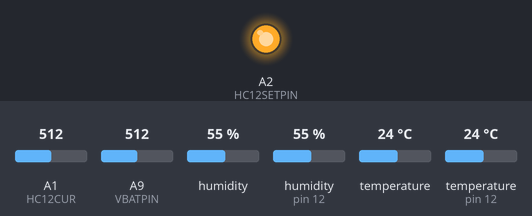
A sketch run on a simulated Arduino Mega 2560, built with avr-gcc and run on an emulated ATmega2560. Shown: output pins drawn as LEDs (lit = HIGH). The inputs (shaded band) are chosen by the test bench; at power-on: A1 (HC12CUR) = 512, A9 (VBATPIN) = 512, humidity 55 %, humidity (sensor on pin 12) 55 %, temperature 24 °C, temperature (sensor on pin 12) 24 °C. The modem accepts every AT command (registered, SIM ready, sends succeed) and sends nothing else; pins used as bus, display or sensor lines are not drawn.

Above: at 0.05 s.
Timing chart, 0 to 3.0 s (numbered marks = the images above):
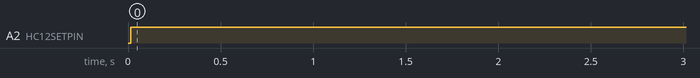

Measured:
- by itself, A2 (HC12SETPIN): HIGH → LOW at 9.9 s, → HIGH 0.25 s later, → LOW 0.28 s later, → HIGH 0.25 s later, … (4 changes in this stretch)

The sketch:

AT32u4_Garden_Sensor_SoilAir.ino
```cpp
// (licence header left out)
#define DEBUG_HUB;

#include <SoftwareSerial.h>
#include <LowPower.h>
#include <CRC32.h>
#include <ArduinoJson.h>
#include <DHT.h>
#include <DFRobot_SHT20.h>

#define VBATPIN A9
#define RSTPIN A0
#define HC12RST A3
#define HC12CUR A1
#define HC12SETPIN A2

constexpr char devID = '2';
constexpr char hubID = '0';
constexpr char* location = "MainFrontGarden";
constexpr char* devicetype = "SoilAirSensor";

/* Sensor previous status 0 = OK
                          1 = Sensor error
						  2 = Sleep issue
						  3 = Reboot
*/
uint8_t sensorPreviousStatus = 0;

DFRobot_SHT20 sht20;

const uint8_t MAX_RETRY = 3;
const uint8_t MSGSIZE = 200;
// CRC buffer max size
const uint8_t MAX_CRC_BUFFER_SIZE = 180;
const uint8_t JSONMSG = 220;
const uint16_t TIMEOUT_ACK = 3000;   // timeout in milli second after sending a message

const char atSleep[] = { 'O','K','+','S','L','E','E','P','\r','\n'};

// Arg receive, transmit
SoftwareSerial softSerial(11, 10);

// sending status
// bit 0 >> sensor data acquired
// bit 1 >> message ready
// bit 2 >> pending ACK
// bit 3 >> receive ACK
// bit 4 >> fail

#define DHTPIN 12 // what digital pin we're connected to
#define DHTTYPE DHT22

DHT dht22(DHTPIN, DHTTYPE);
float air_temperature = 0, air_humidity = 0, soil_temperature = 0, soil_humidity = 0, bat_voltage = 0;

// the setup function runs once when you press reset or power the board
void setup() {
#ifdef DEBUG_HUB  //Debug info
	softSerial.begin(9600);
	softSerial.println("** Setup **");
#endif
	// Start the Serial hardware & software
	Serial1.begin(9600);

	// Set the HC-12 in transmitter mode
	digitalWrite(RSTPIN, HIGH);
	digitalWrite(HC12RST, HIGH);
	pinMode(RSTPIN, OUTPUT);
	pinMode(HC12RST, OUTPUT);
	pinMode(HC12SETPIN, OUTPUT);
	pinMode(HC12CUR, INPUT);
	digitalWrite(HC12SETPIN, HIGH);

	// start the sensors
	dht22.begin();

	// Init SHT20 Sensor
	sht20.initSHT20();
}

// format the json message
size_t formatJsonMessage(char* payLoad, const uint8_t size)
{
	StaticJsonDocument<JSONMSG> jsonDoc;

	// prepare the json message
	jsonDoc["deviceid"] = devID;
	jsonDoc["location"] = location;
	jsonDoc["devicetype"] = devicetype;
	char tempBuf[6];
	jsonDoc["AirTemp"] = dtostrf(air_temperature, 3, 1, tempBuf);
	jsonDoc["AirHum"] = dtostrf(air_humidity, 3, 1, tempBuf);
	jsonDoc["SoilTemp"] = dtostrf(soil_temperature, 3, 1, tempBuf);
	jsonDoc["SoilHum"] = dtostrf(soil_humidity, 3, 1, tempBuf);
	jsonDoc["BattVoltage"] = bat_voltage; //dtostrf(bat_voltage, 3, 2, tempBuf);
	jsonDoc["Status"] = sensorPreviousStatus;

#ifdef DEBUG_HUB  //Debug info
	softSerial.println("Json without CRC32.");
	serializeJson(jsonDoc, softSerial);
	softSerial.println();
#endif

	char crc32Buffer[MAX_CRC_BUFFER_SIZE];
	serializeJson(jsonDoc, crc32Buffer);
	uint32_t checksum = CRC32::calculate(crc32Buffer, strlen(crc32Buffer));
	jsonDoc["CRC32"] = checksum;

#ifdef DEBUG_HUB  //Debug info
	softSerial.println("Json with CRC32.");
	softSerial.print("Json length = ");
	softSerial.println(measureJson(jsonDoc));
	serializeJson(jsonDoc, softSerial);
	softSerial.println();
#endif

	// copy the json message to the buffer
	if (measureJson(jsonDoc) < size - 1)
	{
		return serializeJson(jsonDoc, payLoad, size);
	}
	else
	{
		// buffer overflow
		return 0;
	}
}

bool SetHC12ToSleep()
{
	// set the HC-12 to sleep by entering AT command AT+SLEEP followed by exiting the AT mode
	digitalWrite(HC12SETPIN, LOW);
	// 50 ms are required for the HC-12 to change mode
	delay(50);
	Serial1.println("AT+SLEEP");
	delay(200);
	// read the response from the HC-12
	String hc12Response = "";
	char hc12Receive;
	while (Serial1.available())
	{
		hc12Receive = Serial1.read();
		hc12Response += char(hc12Receive);
		if (hc12Receive == '\n') exit;
	}
	digitalWrite(HC12SETPIN, HIGH);
	delay(25);

#ifdef DEBUG_HUB  //Debug info
	softSerial.print("HC-12 response 200 = ");
	softSerial.println(hc12Response);
	softSerial.print("HC12 current = ");
	softSerial.println(analogRead(HC12CUR) * 3);
#endif

	// test if the HC12 is sleeping by measuring the drain current
	if (analogRead(HC12CUR) == 0) return 1;
	else return 0;
}

// the loop function runs over and over again until power down or reset
void loop() {
	static uint32_t counterMillis = 0;
	static uint8_t measure_retry, msg_retry, send_retry, sendStatus;
	static int8_t command = 0, channel = 0;
	static uint16_t interval = 79;
	static uint8_t interval_byte = 0;
	static char msgBuffer[MSGSIZE];
	static char recBuf[10] = { 0,0,0,0,0,0,0,0,0 };
	static uint8_t recpos = 0;
	static size_t msgLength;
	static bool myID = false;

#ifdef DEBUG_HUB  //Debug info
	softSerial.print("Status = ");
	softSerial.println(sendStatus);
#endif

	if ((sendStatus == 0) && measure_retry < MAX_RETRY) {
		counterMillis = millis();
		// wake up the
		// get the DHT22 sensor data, reading interval need to be bigger than 2 sec
		// Reading temperature or humidity takes about 250 milliseconds!
		air_humidity = dht22.readHumidity();
		// Read temperature as Celsius (the default)
		air_temperature = dht22.readTemperature();
		// get the SHT20 sensor data
		soil_humidity = sht20.readHumidity();
		soil_temperature = sht20.readTemperature();
		// measure the voltage of the battery, add a pre read and a delay to stabilize the reading
		analogRead(VBATPIN);
		delay(10);
		bat_voltage = analogRead(VBATPIN);
		bat_voltage *= 2;    // divided by 2 on the board, so multiply back
		bat_voltage *= 3.3;  // Multiply by 3.3V, the reference voltage
		bat_voltage /= 1024; // convert to voltage

		if (isnan(air_humidity) || isnan(air_temperature) || isnan(soil_humidity) || isnan(soil_temperature))
		{
			measure_retry++;
			Serial1.println("Sensor error.");
			sensorPreviousStatus = 1;
			if (measure_retry > 2)
			{
				sendStatus = 16;
				measure_retry = 0;
			}
		}
		else
		{
#ifdef DEBUG_HUB  //Debug info
			softSerial.print("Elapse time for sensor measure = ");
			softSerial.println(millis() - counterMillis);
			softSerial.print("Air Temp = ");
			softSerial.println(air_temperature);
			softSerial.print("Air Humidity = ");
			softSerial.println(air_humidity);
			softSerial.print("Soil Temp = ");
			softSerial.println(soil_temperature);
			softSerial.print("Soil Humidity = ");
			softSerial.println(soil_humidity);
			softSerial.print("Battery Voltage = ");
			softSerial.println(bat_voltage);
#endif
			sendStatus = 1;
			measure_retry = 0;
		}
	}

	// format the message once per measure
	if ((sendStatus == 1) && (send_retry == 0) && (msg_retry < MAX_RETRY))
	{
		counterMillis = millis();
		// prepare the json message
		msgLength = formatJsonMessage(msgBuffer, MSGSIZE);
		if (msgLength > 0)
		{
			sendStatus = 2;
			msg_retry = 0;
		}
		// message invalid
		else
		{
			msg_retry++;
			if (msg_retry == MAX_RETRY)
			{
				sendStatus = 16;
				Serial1.println("Message invalid");
			}
		}
#ifdef DEBUG_HUB  //Debug info
		softSerial.print("Elapse time for formating message = ");
		softSerial.println(millis() - counterMillis);
#endif
	}

	// send the message and wait for the reply, retry if not successful
	if ((sendStatus == 2) && (send_retry < MAX_RETRY)) {
		// start the time counter
		counterMillis = millis();
		// format the message
		Serial1.write(2);
		Serial1.print(msgLength);
		Serial1.print(":");
		Serial1.write(devID);
		Serial1.print(":");
		Serial1.write(hubID);
		Serial1.write(3);
		Serial1.write(msgBuffer);
		Serial1.println();
		// reset status
		sensorPreviousStatus = 0;

#ifdef DEBUG_HUB  //Debug info
		softSerial.print("HC12 current = ");
		softSerial.println(analogRead(HC12CUR)*3);
		softSerial.write(2);
		softSerial.print(msgLength);
		softSerial.print(":");
		softSerial.write(devID);
		softSerial.print(":");
		softSerial.write(hubID);
		softSerial.write(3);
		softSerial.println(msgBuffer);
#endif
		// pending acknowledgment
		sendStatus = 4;

		// increase the retry counter
		send_retry++;
	}

	// once the message is send, wait for the acknowledgment or timeout
	if (sendStatus == 4)
	{
#ifdef DEBUG_HUB  //Debug info
		softSerial.print("Elapse time since message sent = ");
		softSerial.println(millis() - counterMillis);
#endif
		if ((millis() - counterMillis) < TIMEOUT_ACK) {
			if (Serial1.available())
			{
				uint8_t input = Serial1.read();
#ifdef DEBUG_HUB  //Debug info
				softSerial.print("received character ");
				softSerial.print(recpos);
				softSerial.print(" = ");
				softSerial.println(input, DEC);
#endif
				if (input != 10)
				{
					recBuf[recpos] = input;
					if (recpos < 9) recpos++;
				}
				else
				{
					// process the received buffer
					recBuf[recpos] = 0;
					recpos = 0;
#ifdef DEBUG_HUB  //Debug info
					softSerial.print("Received Buffer = ");
					softSerial.println(recBuf);
#endif
					// check if the message is for me
					if (recBuf[0] == devID)
					{
#ifdef DEBUG_HUB  //Debug info
						softSerial.println("Message for me...");
#endif
						switch (recBuf[1])
						{
						case 6:  // ACK
							sendStatus = 8;
							send_retry = 0;
							break;
						case 21: // NACK
							sendStatus = 2;
							if (send_retry >= MAX_RETRY) sendStatus = 16;
							break;
						case 22: // Reset HC-12
							sensorPreviousStatus = 2;
							digitalWrite(HC12RST, LOW);
							delay(200);
							digitalWrite(HC12RST, HIGH);
						case 24: // Reset device
							sensorPreviousStatus = 3;
							digitalWrite(RSTPIN, LOW);
						case 17: // set interval
							recBuf[0] = 32; recBuf[1] = 32;
							interval = atoi(recBuf);
#ifdef DEBUG_HUB  //Debug info
							softSerial.print("interval=");
							softSerial.println(interval);
#endif
							break;
						case 18: // set channel
							recBuf[0] = 32; recBuf[1] = 32;
							uint8_t desiredChannel = atoi(recBuf);
#ifdef DEBUG_HUB  //Debug info
							softSerial.print("Channel = ");
							softSerial.println(desiredChannel);
#endif
							if (channel != desiredChannel)
							{
								channel = desiredChannel;
								// set the HC-12 channel by entering AT command AT+Cxxx followed by exiting the AT mode
								digitalWrite(HC12SETPIN, LOW);
								// 50 ms are required for the HC-12 to change mode
								delay(50);
								char c[4];
								sprintf(c, "AT+C%03u", input);
#ifdef DEBUG_HUB  //Debug info
								softSerial.println(c);
#endif
								//Serial1.println(c);
								delay(50);
								digitalWrite(HC12SETPIN, HIGH);
								delay(50);
							}
						}
					}
				}
			}
		}
		// flag time out
		else
		{
			sendStatus = 2;
			if (send_retry >= MAX_RETRY) sendStatus = 16;
#ifdef DEBUG_HUB  //Debug info
			softSerial.println("ACK time out.");
#endif
		}
	}

	// get to sleep for saving energy if the message has been received or time out
	if ((sendStatus > 4) || (send_retry > MAX_RETRY)) {
		// set the HC-12 to sleep with a recovery safe
		if (!SetHC12ToSleep())
		{
			sensorPreviousStatus = 2;
			digitalWrite(HC12RST, LOW);
			delay(200);
			digitalWrite(HC12RST, HIGH);
			if (!SetHC12ToSleep())
			{
				sensorPreviousStatus = 3;
				digitalWrite(RSTPIN, LOW);
			}
		}
#ifdef DEBUG_HUB  //Debug info
		softSerial.print("Sleeping for ");
		softSerial.print(interval * 8);
		softSerial.println(" sec");
		delay(25);
#endif
		// Set the 32u4 into sleep mode
		for (uint16_t i = 0; i < interval; i++)
		{
			// Enter power down state for 8 s with ADC and BOD module disabled
			LowPower.powerDown(SLEEP_8S, ADC_OFF, BOD_OFF);
		}
		// reset to start a new measure point
		sendStatus = 0;
		send_retry = 0;

		// wake up the HC-12
		digitalWrite(HC12SETPIN, LOW);
		delay(10);
		digitalWrite(HC12SETPIN, HIGH);
#ifdef DEBUG_HUB  //Debug info
		softSerial.println("Awake");
#endif
	}
}
```
